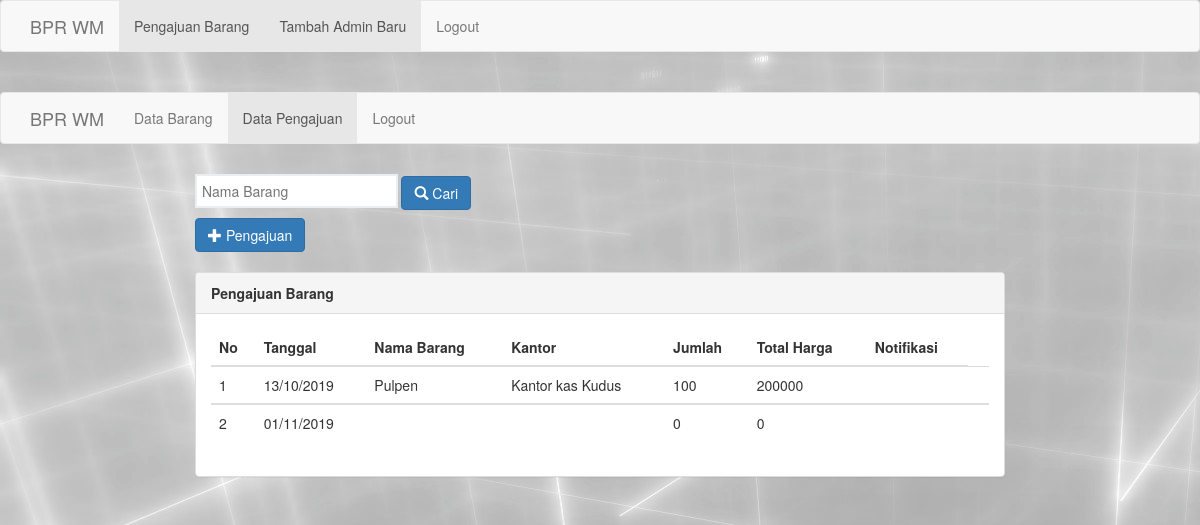
The app's page /welcome_hrd.php, older data.
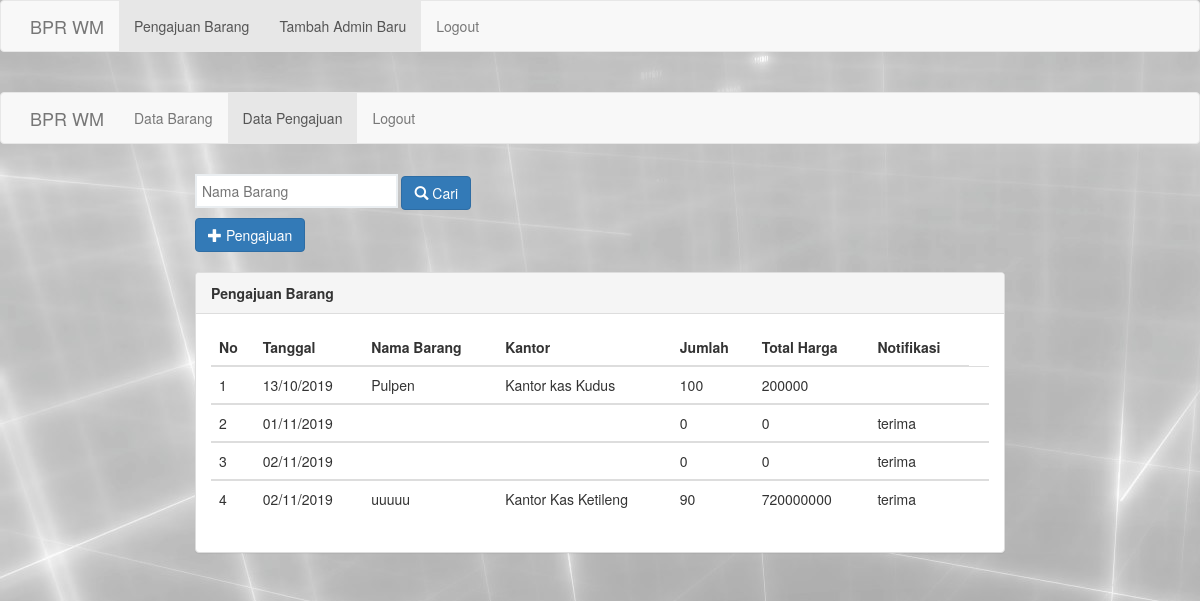
The same page, newer data.
### tables this page shows
CREATE TABLE `pengajuan_brg` (
  `id_pengajuan` int(5) NOT NULL,
  `tgl_pengajuan` timestamp NOT NULL DEFAULT CURRENT_TIMESTAMP,
  `nm_brg_pgj` varchar(50) NOT NULL,
  `nm_kantor_pgj` varchar(50) NOT NULL,
  `jml_brg_pgj` int(100) NOT NULL,
  `sat_brg_pgj` varchar(100) NOT NULL,
  `hrg_brg_pgj` int(20) NOT NULL,
  `tot_hrg_pgj` int(100) NOT NULL,
  `ket_pgj` text NOT NULL,
  `notif_pgj` varchar(100) NOT NULL DEFAULT 'prosess'
);

### admin/index_pengajuan.php (the view, shortened to what this page needs)
<html>
<head>
	<link rel="stylesheet" type="text/css" href="assets/css/bootstrap.css">
</head>
<body>
	 <nav class="navbar navbar-default">
          <div class="container">
            <div class="navbar-header">
              <a class="navbar-brand" href="www.bprwm.co.id">BPR WM</a>
            </div>
            <div class="collapse navbar-collapse" id="bs-example-navbar-collapse-1">
              <ul class="nav navbar-nav">
               <li><a href="index_data.php">Data Barang </a></li>
                <li class="active"><a href="index_pengajuan.php">Data Pengajuan <span class="sr-only">(current)</span></a></li>
                <li><a href="../logout.php">Logout</a></li>
              </ul>
            </div>
          </div>
        </nav>
	<div class="row">
		<div class="container-fuild">
			<div class="row">
				<div class="col-md-8 col-md-offset-2">
				<form action="proses_search.php" method="get">
					<input type="search" name="cari" placeholder="Nama Barang" >
					<button action="proses_search.php" type="submit" class="btn btn-primary"><i class="glyphicon glyphicon-search" value="Cari"  ></i> Cari</button>
 				</form>
 				<a href="pengajuan.php" class="btn btn-primary"><i class="glyphicon glyphicon-plus"></i> Pengajuan</a>
					<br>
					<br>
					<div class="panel panel-default">
						<div class="panel-heading">
							<span class="title"><b>Pengajuan Barang</b></span>
						</div>
						<div class="panel-body">
							<table class="table table-stripped" width="100%">
								<thead>
									<tr>
										<th>No</th>
										<th>Tanggal</th>
										<th>Nama Barang</th>
										<th>Kantor</th>
										<th>Jumlah</th>
										<th>Total Harga</th>
										<th>Notifikasi</th>
									</tr>
								</thead>
								<?php
									include 'koneksi.php';
									$lihat	= mysqli_query($connect, "SELECT * FROM pengajuan_brg");
									if (mysqli_num_rows($lihat) == 0) {
										echo '<tr><td colspan="6"><center>Data Kosong!!!</center></td></tr>';
									}else{
									$no 	= 1;
									while($data = mysqli_fetch_array($lihat)) {
								?>
								<tbody>
									<tr>
										<td><?php echo $no;?></td>
										<td><?php echo date("d/m/Y", strtotime($data['tgl_pengajuan']))?></td>
										<td><?php echo $data['nm_brg_pgj']?></td>
										<td><?php echo $data['nm_kantor_pgj']?></td>
										<td><?php echo $data['jml_brg_pgj']?></td>
										<td><?php echo $data['tot_hrg_pgj']?></td>
										<td><?php echo $data['notif_pgj']?></td>
										<td>
										</td>
									</tr>
								</tbody>
								<?php $no++;}}?>
							</table>
						</div>
					</div>
				</div>
			</div>
		</div>
	</div>
</body>
</html>

### welcome_hrd.php (shortened to what this page needs)
<!DOCTYPE html>
<html>
<head>
<link href="crud/assets/css/bootstrap.css" rel='stylesheet' type='text/css' />
</head>
<body>
	 <nav class="navbar navbar-default">
          <div class="container">
            <div class="navbar-header">
              <a class="navbar-brand" href="www.bprwm.co.id">BPR WM</a>
            </div>
            <div class="collapse navbar-collapse" id="bs-example-navbar-collapse-1">
              <ul class="nav navbar-nav">
                <li class="active"><a href="crud/hrd/index_pengajuan.php">Pengajuan Barang <span class="sr-only">(current)</span></a></li>
                <li class="active"><a href="crud/hrd/daftar_admin.php">Tambah Admin Baru</a></li>
                <li><a href="logout.php">Logout</a></li>
              </ul>
            </div>
          </div>
        </nav>
	<div class="main">
		<div class="hrd">
		</div>
		<div class="login">
			<?php
			if(isset($_GET['page'])){
				$page = $_GET['page'];
				switch ($page) {
					case 'index':
					include "crud/hrd/index_pengajuan.php";
					break;
					default:
					echo "<center><h3>Maaf. Halaman tidak di temukan !</h3></center>";
					break;
				}
			}else{
				include "crud/hrd/index_pengajuan.php";
			}?>
		</div>
	</div>
</body>
</html>

Row changes from the older to the newer data that the page shows:
changed pengajuan_brg (number 2 of 4 on the later page): notif_pgj (not shown) → "terima"
added pengajuan_brg: tgl_pengajuan "02/11/2019", jml_brg_pgj "0", tot_hrg_pgj "0", notif_pgj "terima"
added pengajuan_brg: tgl_pengajuan "02/11/2019", nm_brg_pgj "uuuuu", nm_kantor_pgj "Kantor Kas Ketileng", jml_brg_pgj "90", tot_hrg_pgj "720000000", notif_pgj "terima"
